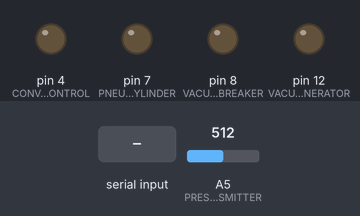
The sketch below on a simulated Arduino Uno, built with avr-gcc and run on an emulated ATmega328P. On the bench: output pins drawn as LEDs (lit = HIGH). The inputs (shaded band) are chosen by the test bench; at power-on: A5 (PRESSURE_TRANSMITTER) = 512. What the sketch prints to the serial monitor is not drawn.

Above: at 1.2 s.
1.3 s: "c90\n" received over Serial
At 1.45 s:
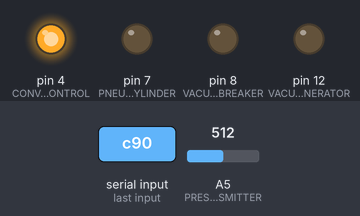
3.0 s: "90,45\n" received over Serial
Timing chart, 0 to 6.0 s (numbered marks = the images above; inputs shaded):
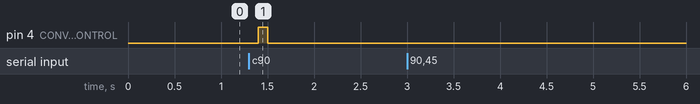

Measured:
- after the input at 1.3 s, pin 4 (CONVRYOR_CONTROL): LOW → HIGH after 0.10 s, → LOW 0.10 s later
- after the input at 3.0 s, every drawn part: stays the same

The sketch:

vacuum_conveyor.ino
```cpp
/*
 *  Vacuum control
 *  Value  Vacuum Generator  Vacuum Breaker
 *      0                 0               0
 *      1                 0               1
 *      2                 1               0
 *      3                 1               1
 */

#define VACUUM_GENERATOR     12
#define VACUUM_BREAKER        8
#define CONVRYOR_CONTROL      4
#define PNEUMATIC_CYLINDER    7
#define PRESSURE_TRANSMITTER A5

void setup() {
  // put your setup code here, to run once:
  Serial.begin(115200);
  Serial.setTimeout(100);
  pinMode(VACUUM_GENERATOR, OUTPUT);
  pinMode(VACUUM_BREAKER, OUTPUT);
  pinMode(CONVRYOR_CONTROL, OUTPUT);
  pinMode(PNEUMATIC_CYLINDER, OUTPUT);
}

void loop() {
  // put your main code here, to run repeatedly:
  if(Serial.available()){
    String command_str = Serial.readString();
    char command_type = command_str[0];
    if(command_type=='p'){
      int command = command_str[1]-'0';
      switch(command){
        case 0:
          digitalWrite(PNEUMATIC_CYLINDER, LOW);
          break;
        case 1:
          digitalWrite(PNEUMATIC_CYLINDER, HIGH);
          break;
      }
    }
    else if(command_type=='v'){
      int command = command_str[1]-'0';
      switch(command){
        case 0:
          digitalWrite(VACUUM_GENERATOR, LOW);
          delay(1);
          digitalWrite(VACUUM_BREAKER, LOW);
          break;
        case 1:
          digitalWrite(VACUUM_GENERATOR, LOW);
          delay(1);
          digitalWrite(VACUUM_BREAKER, HIGH);
          break;
        case 2:
          digitalWrite(VACUUM_GENERATOR, HIGH);
          delay(1);
          digitalWrite(VACUUM_BREAKER, LOW);
          break;
        case 3:
          digitalWrite(VACUUM_GENERATOR, HIGH);
          delay(1);
          digitalWrite(VACUUM_BREAKER, HIGH);
          break;
      }
    }
    else if(command_type=='c'){
      digitalWrite(CONVRYOR_CONTROL, HIGH);
      delay(100);
      digitalWrite(CONVRYOR_CONTROL, LOW);
    }
    else if(command_type='s'){
      int tmp=0, times=10;
      for(int i=0; i<times; ++i){
        tmp += analogRead(PRESSURE_TRANSMITTER);
        delay(1);
      } Serial.println(tmp/times);
    }
  }
  delay(10);
}
```
